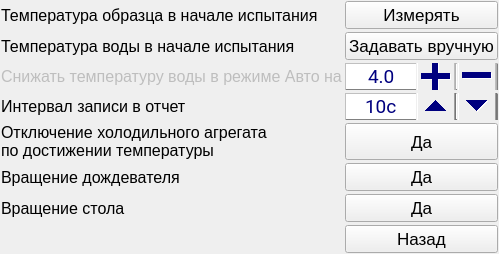
      <widget class="QWidget" name="pageTest">
       <property name="cursor">
        <cursorShape>BlankCursor</cursorShape>
       </property>
       <layout class="QHBoxLayout" name="horizontalLayout_10">
        <property name="spacing">
         <number>2</number>
        </property>
        <property name="leftMargin">
         <number>1</number>
        </property>
        <property name="topMargin">
         <number>1</number>
        </property>
        <property name="rightMargin">
         <number>1</number>
        </property>
        <property name="bottomMargin">
         <number>1</number>
        </property>
        <item>
         <layout class="QGridLayout" name="gridLayout_6">
          <property name="spacing">
           <number>3</number>
          </property>
          <item row="6" column="0">
           <widget class="QLabel" name="label_23">
            <property name="font">
             <font>
              <pointsize>12</pointsize>
             </font>
            </property>
            <property name="cursor">
             <cursorShape>BlankCursor</cursorShape>
            </property>
            <property name="text">
             <string>Вращение стола</string>
            </property>
           </widget>
          </item>
          <item row="3" column="1">
           <widget class="QSpinBox" name="sbDataWriteInterval">
            <property name="sizePolicy">
             <sizepolicy hsizetype="Expanding" vsizetype="Expanding">
              <horstretch>0</horstretch>
              <verstretch>0</verstretch>
             </sizepolicy>
            </property>
            <property name="minimumSize">
             <size>
              <width>0</width>
              <height>0</height>
             </size>
            </property>
            <property name="font">
             <font>
              <family>Roboto</family>
              <pointsize>14</pointsize>
              <weight>50</weight>
              <bold>false</bold>
             </font>
            </property>
            <property name="cursor">
             <cursorShape>BlankCursor</cursorShape>
            </property>
            <property name="mouseTracking">
             <bool>false</bool>
            </property>
            <property name="focusPolicy">
             <enum>Qt::StrongFocus</enum>
            </property>
            <property name="contextMenuPolicy">
             <enum>Qt::NoContextMenu</enum>
            </property>
            <property name="styleSheet">
             <string notr="true">QSpinBox {color: rgb(0,0,127); border: 1px outset grey; padding-right: 40px;}
QSpinBox::up-button {subcontrol-position: right; right: 41 px; width: 40 px; height:38 px;}
QSpinBox::down-button {subcontrol-position: right; width: 40px; height: 38 px;}</string>
            </property>
            <property name="alignment">
             <set>Qt::AlignCenter</set>
            </property>
            <property name="accelerated">
             <bool>true</bool>
            </property>
            <property name="suffix">
             <string>c</string>
            </property>
            <property name="minimum">
             <number>10</number>
            </property>
            <property name="maximum">
             <number>600</number>
            </property>
           </widget>
          </item>
          <item row="4" column="0">
           <widget class="QLabel" name="label_21">
            <property name="font">
             <font>
              <pointsize>12</pointsize>
             </font>
            </property>
            <property name="cursor">
             <cursorShape>BlankCursor</cursorShape>
            </property>
            <property name="text">
             <string>Отключение холодильного агрегата
по достижении температуры</string>
            </property>
           </widget>
          </item>
          <item row="1" column="0">
           <widget class="QLabel" name="label_19">
            <property name="font">
             <font>
              <pointsize>12</pointsize>
             </font>
            </property>
            <property name="cursor">
             <cursorShape>BlankCursor</cursorShape>
            </property>
            <property name="text">
             <string>Температура воды в начале испытания</string>
            </property>
           </widget>
          </item>
          <item row="0" column="0">
           <widget class="QLabel" name="label_18">
            <property name="font">
             <font>
              <pointsize>12</pointsize>
             </font>
            </property>
            <property name="cursor">
             <cursorShape>BlankCursor</cursorShape>
            </property>
            <property name="text">
             <string>Температура образца в начале испытания</string>
            </property>
           </widget>
          </item>
          <item row="3" column="0">
           <widget class="QLabel" name="label_20">
            <property name="font">
             <font>
              <pointsize>12</pointsize>
             </font>
            </property>
            <property name="cursor">
             <cursorShape>BlankCursor</cursorShape>
            </property>
            <property name="text">
             <string>Интервал записи в отчет</string>
            </property>
           </widget>
          </item>
          <item row="5" column="0">
           <widget class="QLabel" name="label_22">
            <property name="font">
             <font>
              <pointsize>12</pointsize>
             </font>
            </property>
            <property name="cursor">
             <cursorShape>BlankCursor</cursorShape>
            </property>
            <property name="text">
             <string>Вращение дождевателя</string>
            </property>
           </widget>
          </item>
          <item row="2" column="1">
           <widget class="QDoubleSpinBox" name="dsbLowTSample">
            <property name="enabled">
             <bool>false</bool>
            </property>
            <property name="sizePolicy">
             <sizepolicy hsizetype="Expanding" vsizetype="Expanding">
              <horstretch>0</horstretch>
              <verstretch>0</verstretch>
             </sizepolicy>
            </property>
            <property name="palette">
             <palette>
              <active>
               <colorrole role="WindowText">
                <brush brushstyle="SolidPattern">
                 <color alpha="255">
                  <red>0</red>
                  <green>0</green>
                  <blue>127</blue>
                 </color>
                </brush>
               </colorrole>
               <colorrole role="Text">
                <brush brushstyle="SolidPattern">
                 <color alpha="255">
                  <red>0</red>
                  <green>0</green>
                  <blue>127</blue>
                 </color>
                </brush>
               </colorrole>
               <colorrole role="ButtonText">
                <brush brushstyle="SolidPattern">
                 <color alpha="255">
                  <red>0</red>
                  <green>0</green>
                  <blue>127</blue>
                 </color>
                </brush>
               </colorrole>
              </active>
              <inactive>
               <colorrole role="WindowText">
                <brush brushstyle="SolidPattern">
                 <color alpha="255">
                  <red>0</red>
                  <green>0</green>
                  <blue>127</blue>
                 </color>
                </brush>
               </colorrole>
               <colorrole role="Text">
                <brush brushstyle="SolidPattern">
                 <color alpha="255">
                  <red>0</red>
                  <green>0</green>
                  <blue>127</blue>
                 </color>
                </brush>
               </colorrole>
               <colorrole role="ButtonText">
                <brush brushstyle="SolidPattern">
                 <color alpha="255">
                  <red>0</red>
                  <green>0</green>
                  <blue>127</blue>
                 </color>
                </brush>
               </colorrole>
              </inactive>
              <disabled>
               <colorrole role="WindowText">
                <brush brushstyle="SolidPattern">
                 <color alpha="255">
                  <red>0</red>
                  <green>0</green>
                  <blue>127</blue>
                 </color>
                </brush>
               </colorrole>
               <colorrole role="Text">
                <brush brushstyle="SolidPattern">
                 <color alpha="255">
                  <red>0</red>
                  <green>0</green>
                  <blue>127</blue>
                 </color>
                </brush>
               </colorrole>
               <colorrole role="ButtonText">
                <brush brushstyle="SolidPattern">
                 <color alpha="255">
                  <red>0</red>
                  <green>0</green>
                  <blue>127</blue>
                 </color>
                </brush>
               </colorrole>
              </disabled>
             </palette>
            </property>
            <property name="font">
             <font>
              <family>Roboto</family>
              <pointsize>14</pointsize>
              <weight>50</weight>
              <bold>false</bold>
             </font>
            </property>
            <property name="cursor">
             <cursorShape>BlankCursor</cursorShape>
            </property>
            <property name="mouseTracking">
             <bool>false</bool>
            </property>
            <property name="focusPolicy">
             <enum>Qt::StrongFocus</enum>
            </property>
            <property name="contextMenuPolicy">
             <enum>Qt::NoContextMenu</enum>
            </property>
            <property name="styleSheet">
             <string notr="true">QDoubleSpinBox {color: rgb(0,0,127); border: 1px outset grey; padding-right: 40px;}
QDoubleSpinBox::up-button {subcontrol-position: right; right: 41 px; width: 40 px; height:38 px;}
QDoubleSpinBox::down-button {subcontrol-position: right; width: 40px; height: 38 px;}
QDoubleSpinBox::suffix{value: &quot;&amp;deg&quot;;}</string>
            </property>
            <property name="alignment">
             <set>Qt::AlignCenter</set>
            </property>
            <property name="buttonSymbols">
             <enum>QAbstractSpinBox::PlusMinus</enum>
            </property>
            <property name="accelerated">
             <bool>true</bool>
            </property>
            <property name="suffix">
             <string/>
            </property>
            <property name="decimals">
             <number>1</number>
            </property>
            <property name="minimum">
             <double>4.000000000000000</double>
            </property>
            <property name="maximum">
             <double>10.000000000000000</double>
            </property>
            <property name="singleStep">
             <double>0.100000000000000</double>
            </property>
           </widget>
          </item>
          <item row="2" column="0">
           <widget class="QLabel" name="label_45">
            <property name="enabled">
             <bool>false</bool>
            </property>
            <property name="font">
             <font>
              <pointsize>12</pointsize>
             </font>
            </property>
            <property name="cursor">
             <cursorShape>BlankCursor</cursorShape>
            </property>
            <property name="text">
             <string>Снижать температуру воды в режиме Авто на</string>
            </property>
           </widget>
          </item>
          <item row="7" column="1">
           <widget class="QPushButton" name="pbBack1">
            <property name="sizePolicy">
             <sizepolicy hsizetype="Expanding" vsizetype="Expanding">
              <horstretch>0</horstretch>
              <verstretch>0</verstretch>
             </sizepolicy>
            </property>
            <property name="font">
             <font>
              <pointsize>13</pointsize>
             </font>
            </property>
            <property name="cursor">
             <cursorShape>BlankCursor</cursorShape>
            </property>
            <property name="mouseTracking">
             <bool>false</bool>
            </property>
            <property name="focusPolicy">
             <enum>Qt::StrongFocus</enum>
            </property>
            <property name="contextMenuPolicy">
             <enum>Qt::NoContextMenu</enum>
            </property>
            <property name="text">
             <string>Назад</string>
            </property>
           </widget>
          </item>
          <item row="0" column="1">
           <widget class="QPushButton" name="pbSampleTemperature">
            <property name="sizePolicy">
             <sizepolicy hsizetype="Expanding" vsizetype="Expanding">
              <horstretch>0</horstretch>
              <verstretch>0</verstretch>
             </sizepolicy>
            </property>
            <property name="font">
             <font>
              <pointsize>13</pointsize>
             </font>
            </property>
            <property name="cursor">
             <cursorShape>BlankCursor</cursorShape>
            </property>
            <property name="text">
             <string>Измерять</string>
            </property>
           </widget>
          </item>
          <item row="1" column="1">
           <widget class="QPushButton" name="pbWaterTemp">
            <property name="sizePolicy">
             <sizepolicy hsizetype="Expanding" vsizetype="Expanding">
              <horstretch>0</horstretch>
              <verstretch>0</verstretch>
             </sizepolicy>
            </property>
            <property name="font">
             <font>
              <pointsize>13</pointsize>
             </font>
            </property>
            <property name="cursor">
             <cursorShape>BlankCursor</cursorShape>
            </property>
            <property name="text">
             <string>Задавать вручную</string>
            </property>
           </widget>
          </item>
          <item row="4" column="1">
           <widget class="QPushButton" name="pbOnOffFridge">
            <property name="sizePolicy">
             <sizepolicy hsizetype="Expanding" vsizetype="Expanding">
              <horstretch>0</horstretch>
              <verstretch>0</verstretch>
             </sizepolicy>
            </property>
            <property name="font">
             <font>
              <pointsize>13</pointsize>
             </font>
            </property>
            <property name="cursor">
             <cursorShape>BlankCursor</cursorShape>
            </property>
            <property name="text">
             <string>Да</string>
            </property>
           </widget>
          </item>
          <item row="5" column="1">
           <widget class="QPushButton" name="pbRainRotating">
            <property name="sizePolicy">
             <sizepolicy hsizetype="Expanding" vsizetype="Expanding">
              <horstretch>0</horstretch>
              <verstretch>0</verstretch>
             </sizepolicy>
            </property>
            <property name="font">
             <font>
              <pointsize>13</pointsize>
             </font>
            </property>
            <property name="cursor">
             <cursorShape>BlankCursor</cursorShape>
            </property>
            <property name="text">
             <string>Да</string>
            </property>
           </widget>
          </item>
          <item row="6" column="1">
           <widget class="QPushButton" name="pbTableRotating">
            <property name="sizePolicy">
             <sizepolicy hsizetype="Expanding" vsizetype="Expanding">
              <horstretch>0</horstretch>
              <verstretch>0</verstretch>
             </sizepolicy>
            </property>
            <property name="font">
             <font>
              <pointsize>13</pointsize>
             </font>
            </property>
            <property name="cursor">
             <cursorShape>BlankCursor</cursorShape>
            </property>
            <property name="text">
             <string>Да</string>
            </property>
           </widget>
          </item>
         </layout>
        </item>
       </layout>
      </widget>
